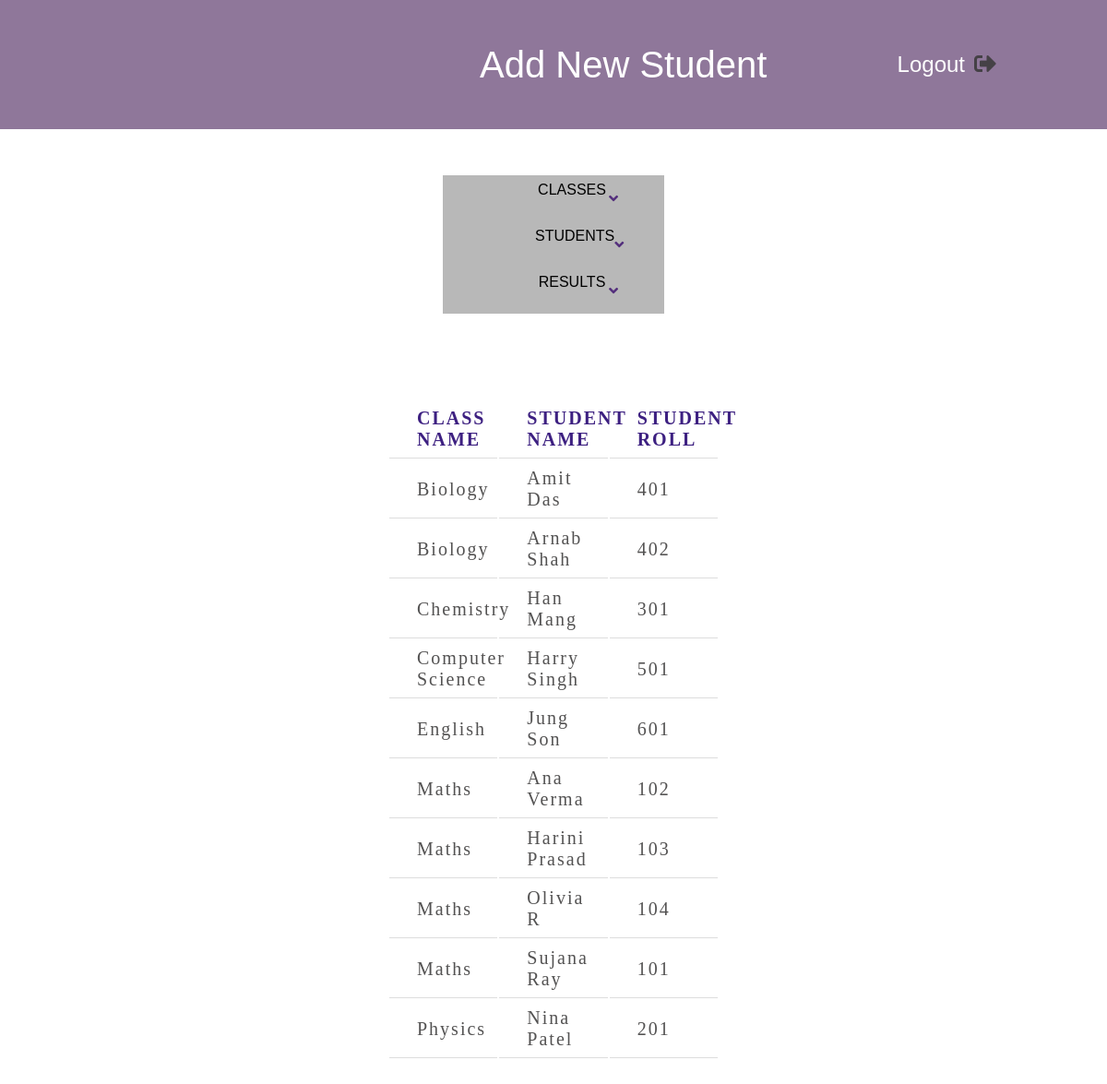
The app's page /students_view.php (signed in) with its own data.
### tables this page shows
CREATE TABLE `students` (
  `name` varchar(30) NOT NULL,
  `rno` int(3) NOT NULL,
  `class_name` varchar(30) NOT NULL
);

### students_view.php (the view, shortened to what this page needs)
<!DOCTYPE html>
<html lang="en">
<head>
    <link rel="stylesheet" href="./css/admin.css">
    <link rel="stylesheet" href="./css/class.css">
    <link rel="stylesheet" href="https://use.fontawesome.com/releases/v5.15.4/css/all.css">
</head>
<body>
<div class="title">
    <div class="heading">Add New Student</div>
    <div class="logo"> Logout
    <a href="logout.php"><i class="fas fa-sign-out-alt" style="color: rgba(59, 58, 58, 0.877); margin-left: 10px" ></i></a>
    </div>
  </div>
  <div >
    <ul>
    <li class="dropdown" onclick="toggleDisplay('1')">
      <center><a href="" class="dropbtn">CLASSES &nbsp
          <span class="fa fa-angle-down"></span>
        </a></center>
      </li>
      <li class="dropdown" onclick="toggleDisplay('2')">
      <center> <a href="#" class="dropbtn">STUDENTS &nbsp
          <span class="fa fa-angle-down"></span>
        </a></center>
      </li>
      <center><li class="dropdown" onclick="toggleDisplay('3')">
      <a href="#" class="dropbtn">RESULTS &nbsp
          <span class="fa fa-angle-down"></span>
        </a>
        </center>
    </ul>
  </div>
    <div class="main" style="width: 70%; margin: 0 auto; padding: 2% 5%">
      <?php
          include('session.php');
          $sql = "SELECT `name`, `rno`, `class_name` FROM `students`";
          $result = mysqli_query($conn, $sql);
          if (mysqli_num_rows($result) > 0) {
              echo "<table>
              <tr>
              <th>CLASS NAME</th>
              <th>STUDENT NAME</th>
              <th>STUDENT ROLL</th>
              </tr>";
              while($row = mysqli_fetch_array($result))
                {
                  echo "<tr>";
                  echo "<td>" . $row['class_name'] . "</td>";
                  echo "<td>" . $row['name'] . "</td>";
                  echo "<td>" . $row['rno'] . "</td>";
                  echo "</tr>";
                }
              echo "</table>";
          } else {
              echo "0 Students";
          }
      ?>
    </div>
</body>
</html>

### css/admin.css (style rules this page uses)
body { margin: 0; font-family: 'Optima', sans-serif !important; }
.title { display: flex; align-items: center; color: #fff; background-color: #5d3a6db0; justify-content: space-between; min-height: 140px; padding: 0 10%; }
.logo { color: #fff; font-size: 1.5rem; align-items: center; display: flex; }
.heading { margin-left: 400px !important; font-size: 40px; }
.main { display: grid; align-items: center; font-size: 20px; font-family: Optima; letter-spacing: 2px; color: rgba(59, 58, 58, 0.877); }
span { color: #532e7c; }
ul { list-style-type: none; padding: 0; overflow: hidden; justify-content: center; width: 20%; margin: 50px auto; background-color: rgba(156, 156, 156, 0.712); }
li a,.dropbtn { margin-left: 50px; text-decoration: none; color: rgb(0, 0, 0); height: 40px; display: flex; align-items: center; padding: 5px 50px; }
li.dropdown { display: block; }

### css/class.css (style rules this page uses)
.main { display: grid; justify-content: center; padding: 30px; }
.main table { margin: 10px auto; }
.main table, th, td { text-align: left; table-layout: fixed; padding: 8px 30px; width: 50%; }
.main th { color: #3d2081; }
th, td { border-bottom: 1px solid #ddd; }

### records on screen
students: class_name "Biology", name "Amit Das", rno "401"
students: class_name "Biology", name "Arnab Shah", rno "402"
students: class_name "Chemistry", name "Han Mang", rno "301"
students: class_name "Computer Science", name "Harry Singh", rno "501"
students: class_name "English", name "Jung Son", rno "601"
students: class_name "Maths", name "Ana Verma", rno "102"
students: class_name "Maths", name "Harini Prasad", rno "103"
students: class_name "Maths", name "Olivia R", rno "104"
students: class_name "Maths", name "Sujana Ray", rno "101"
students: class_name "Physics", name "Nina Patel", rno "201"
